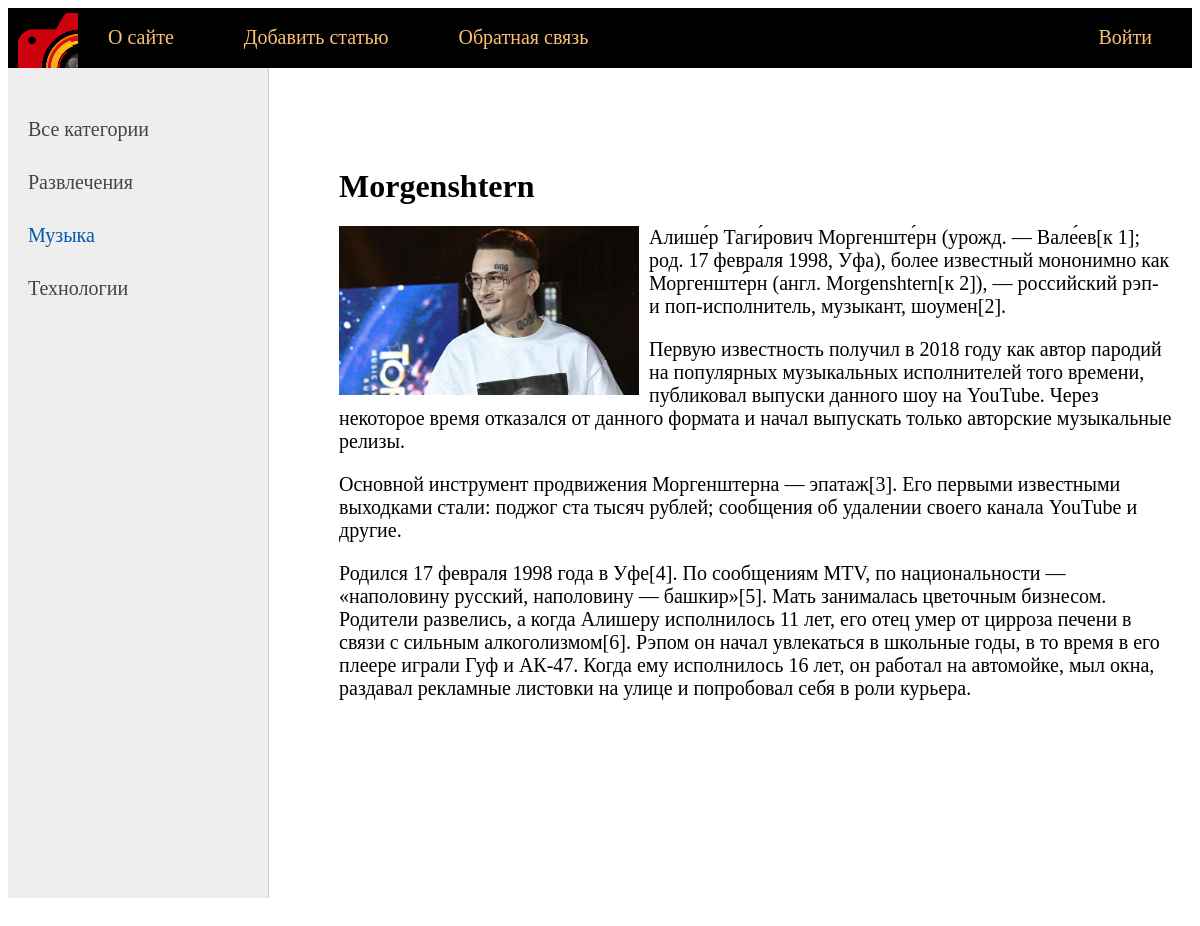
The app's page /post/morgenshtern/ with its own data.
### bloggers/models.py (models this page shows, shortened)
class Category(models.Model):
    name = models.CharField(max_length=100, db_index=True, verbose_name='Категория')
    slug = models.SlugField(max_length=255, unique=True, db_index=True, verbose_name='URL')
    def get_absolute_url(self):
        return reverse('category', kwargs={'cat_slug': self.slug})
    class Meta:
        verbose_name = 'Категория'
        verbose_name_plural = 'Категории'
        ordering = ['id']

class Bloggers(models.Model):
    title = models.CharField(max_length=255, verbose_name='Заголовок')
    slug = models.SlugField(max_length=255, unique=True, db_index=True, verbose_name='URL')
    content = models.TextField(blank=True, verbose_name='Текст статьи')
    photo = models.ImageField(upload_to="photos/%Y/%m/%d", verbose_name='Фото')
    time_create = models.DateTimeField(auto_now_add=True, verbose_name='Время создания')
    time_update = models.DateTimeField(auto_now_add=True, verbose_name='Время публикации')
    is_published = models.BooleanField(default=True, verbose_name='Публикация')
    cat = models.ForeignKey('Category', on_delete=models.PROTECT, verbose_name='Категория')
    class Meta:
        verbose_name = 'Популярные блоггеры'
        verbose_name_plural = 'Популярные блоггеры'
        ordering = ['time_create', 'title']

### bloggers/views.py (the view)
# urls.py: path('post/<slug:post_slug>/', show_post, name='post'),
def show_post(request, post_slug):
    post = get_object_or_404(Bloggers, slug=post_slug)
    context = {
        'post': post,
        'menu': menu,
        'title': post.title,
        'cat_selected': post.cat_id,
    }
    return render(request, 'bloggers/post.html', context=context)

### bloggers/templatetags/bloggers_tags.py (called while the page is built)
@register.inclusion_tag('bloggers/list_categories.html')
def show_categories(sort=None, cat_selected=0):
    if not sort:
        cats = Category.objects.all()
    else:
        cats = Category.objects.order_by(sort)
    return {'cats': cats, 'cat_selected':cat_selected}

### bloggers/templates/bloggers/post.html
{% extends 'bloggers/base.html' %}
{% block content %}
<h1>{{ post.title }}</h1>
{% if post.photo %}
<p><img class="img-article-left" src="{{ post.photo.url }}"></p>
{% endif %}
{{ post.content|linebreaks }}
{% endblock %}

### bloggers/templates/bloggers/list_categories.html
{% for c in cats %}
    {% if c.pk == cat_selected %}
        <li class="selected">{{ c.name }}</li>
    {% else %}
        <li><a href="{{ c.get_absolute_url }}">{{ c.name }}</a></li>
        {% endif %}
{% endfor %}

### bloggers/static/bloggers/css/style.css (style rules this page uses)
body { background: white; }
a { color: white; text-decoration: none; }
img { max-width: 600px; height: auto; }
img.img-article-left { max-width: 300px; height: auto; float: left; padding: 0 10px 10px 0; }
.left-chapters ul li { margin: 30px 0 0 0; color: #999; }
.left-chapters ul li.selected { color: #0059b2; }
.left-chapters ul li a { color: #444; text-decoration: none; }
.content-text h1 { font-size: 32px; }

### records on screen
Category: name "Развлечения"
Category: name "Музыка"
Category: name "Технологии"
Bloggers: title "Morgenshtern", photo (picture), content "Алише́р Таги́рович Моргенште́рн (урожд. — Вале́ев[к 1]; род. 17 февраля 1998, Уфа), более известный мононимно как Моргенште́рн (англ. Morgenshtern[к 2]), — российский рэп- и поп-исполнитель, музыкант, шоумен[2]. Первую известность получил в 2018 году как автор пародий на популярных музыкальных исполнителей того времени, публиковал выпуски данного шоу на YouTube. Через некоторое время отказался от данного формата и начал выпускать только авторские музыкальные релизы. Основной инструмент продвижения Моргенштерна — эпатаж[3]. Его первыми известными выходками стали: поджог ста тысяч рублей; сообщения об удалении своего канала YouTube и другие. Родился 17 февраля 1998 года в Уфе[4]. По…"

### other values on screen
{{ m.title }} "О сайте" "Добавить статью" "Обратная связь"
{{ m.title }} "Войти"
